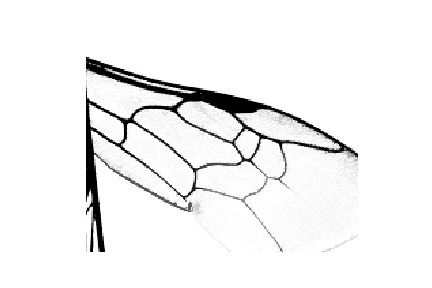
#> input picture enhanced_image/1 Lasioglossum leucozonium f left 3.2x.jpg, 432 x 288 px
$ jupyter execute --allow-errors 'Center Cell2.ipynb'   (shell and % lines are left out)   (older library calls are emulated)
#> lines starting #> are read from the running program, lines starting #| are printed output that depends on the picture; after the words box and inside, x2 and y2 are one past the last pixel; in counts of white or black regions, pixels touching at a corner belong together; long printed decimals are rounded
[cell 1]
import numpy as np
from skimage.morphology import skeletonize, medial_axis, watershed, disk
from skimage import data
from scipy import ndimage as ndi
from scipy.spatial import distance
import matplotlib.pyplot as plt
from skimage.util import invert
from skimage.io import imshow, imread
from skimage.color import rgb2gray
from skimage.feature import peak_local_max, canny
from scipy import ndimage
from skimage.filters import sobel
from skimage.measure import label, regionprops
from skimage.filters import rank

import numpy as np
from skimage import io
from skimage.feature import canny
from scipy import ndimage as ndi
import matplotlib.pyplot as plt
from skimage.morphology import watershed, disk
from skimage.filters import rank
from skimage.util import img_as_ubyte
from skimage import segmentation
np.set_printoptions(threshold=np.nan)
import math
from skimage import morphology
from skimage.measure import label, regionprops
from skimage.feature import corner_harris, corner_subpix, corner_peaks

[cell 2]
img = imread("enhanced_image/1 Lasioglossum leucozonium f left 3.2x.jpg")[:,:,0]
denoised = rank.median(img, disk(2))
markers = rank.gradient(denoised, disk(5)) < 10
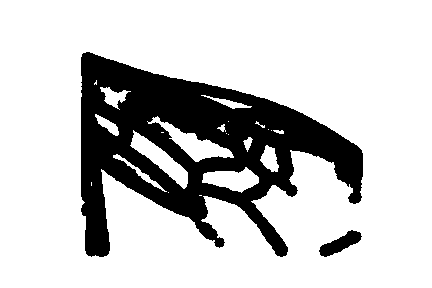
#> markers: shape (288, 432) bool; 78.6% white; 2 black regions, box (x1, y1, x2, y2) and area: (81, 52, 363, 257) 26036, (319, 230, 362, 257) 528
markers = ndi.label(markers)[0]
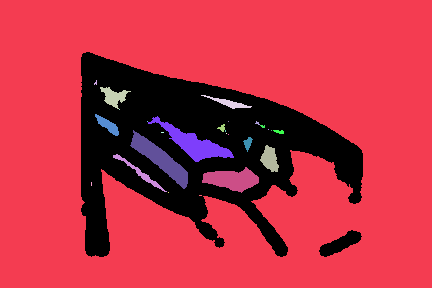
#> markers: shape (288, 432) int32; 28 distinct labels, from 0 to 27; one colour per label, 0 black
gradient = rank.gradient(denoised, disk(2))
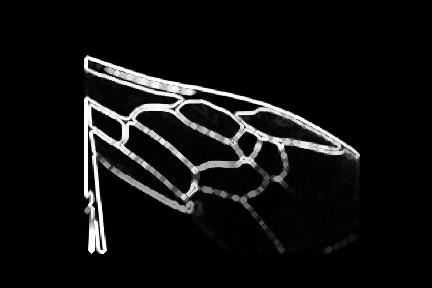
#> gradient: shape (288, 432); min 0, max 255, mean 17.4
labels = watershed(gradient, markers)
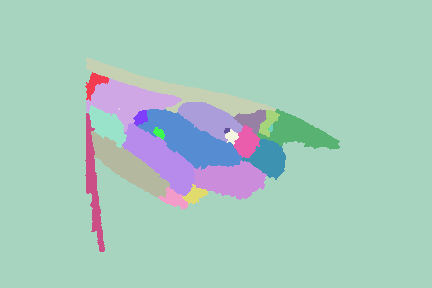
#> labels: shape (288, 432) int32; 27 distinct labels, from 1 to 27; one colour per label, 0 black
cleared = segmentation.clear_border(labels)
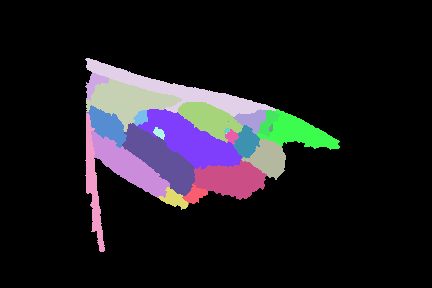
#> cleared: shape (288, 432) int32; 27 distinct labels, from 0 to 27; one colour per label, 0 black
imshow(img)
print("Preprocessed Image")

imshow(gradient)

[cell 3]
# # denoised = rank.median(img, disk(2))
# gradient = rank.gradient(denoised, disk(5))
# imshow(gradient)

[cell 4]
area = np.unique(cleared)
#> area = 27 values from 0 to 27
# for 5
print(area)
#| [ 0  2  3  4  5  6  7  8  9 10 11 12 13 14 15 16 17 18 19 20 21 22 23 24
#|  25 26 27]
for i in area:
    if i != 0:
        copy_binary = np.zeros(cleared.shape)
        # image = np.zeros((, 600))

        copy_binary[cleared == i] = 1
        copy_binary[cleared != i] = 0
        # print(copy_binary)
        plt.figure()
        plt.imshow(copy_binary, cmap=plt.cm.gray)
        plt.show()

        image = copy_binary
        label_img = label(image)
        regions = regionprops(label_img)
#> this loop made 27 passes
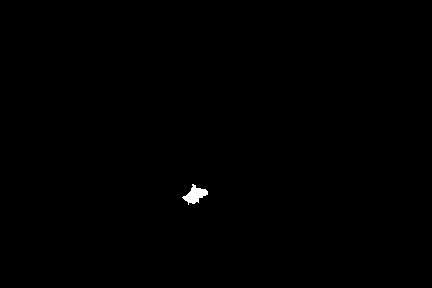
#> copy_binary: shape (288, 432) float64; values 0 (black) and 1 (white), 0.21% white; 1 white region, box (x1, y1, x2, y2) and area: (182, 184, 208, 205) 264
#> label_img: shape (288, 432) int64; values 0 (black) and 1 (white), 0.21% white; 1 white region

[cell 5]
labeled_wing = cleared
regions = regionprops(labeled_wing)
#> regions = 26 regions; largest, box (x1, y1, x2, y2) and area: (137, 109, 242, 170) 2896, (85, 58, 276, 117) 2565, (122, 123, 195, 196) 2317, (86, 78, 182, 132) 2224, (91, 131, 170, 198) 2009
print("Number of Regions: ", len(regions))
#| Number of Regions:  26
implot = plt.imshow(cleared)

#Filters regions based on area
filtered_regions = []
filtered_regions_area = []
for props in regions:
    area = props.area
#     print([500, 600] in props.coords)
    if area>1000 and area<400000:
        filtered_regions.append(props)
        filtered_regions_area.append(area)
#> this loop made 26 passes
#> area on passes 1, 2, 3, 5, 6, 7, 9, 10: 283, 2224, 2565, 873, 2896, 159, 427, 1371
#> after the loop, filtered_regions = 10 regions; largest, box (x1, y1, x2, y2) and area: (137, 109, 242, 170) 2896, (85, 58, 276, 117) 2565, (122, 123, 195, 196) 2317, (86, 78, 182, 132) 2224, (91, 131, 170, 198) 2009; filtered_regions_area = [2224, 2565, 2896, 1371, 2317, 1525, 1019, 2009, 1906, 1089]
print("Filtered Regions: ", len(filtered_regions))
#| Filtered Regions:  10

#Plots centroids of regions
for region in filtered_regions:
    y0, x0 = region.centroid
    plt.scatter([x0], [y0])
#> this loop made 10 passes
#> (y0, x0) on passes 1 to 8: (100.2, 127.4), (90.38, 178.2), (140.1, 190.6), (118.6, 209), (158.5, 160.3), (132.6, 298.5), (158.2, 268), (165.8, 128.3)
plt.title("Filtered Regions, Plotted Centroids")
plt.show()

[cell 6]
#Finds the centroid of all the region centers
# sum_x, sum_y = 0, 0
centroids = []
centroids_x = []
centroids_y = []
for region in filtered_regions:
    y0, x0 = region.centroid
    region_centroid = (x0, y0)
    centroids.append(region_centroid)
    centroids_x.append(x0)
    centroids_y.append(y0)
#> this loop made 10 passes
#> (y0, x0, region_centroid) on passes 1 to 8: (100.2, 127.4, (127.4, 100.2)), (90.38, 178.2, (178.2, 90.38)), (140.1, 190.6, (190.6, 140.1)), (118.6, 209, (209, 118.6)), (158.5, 160.3, (160.3, 158.5)), (132.6, 298.5, (298.5, 132.6)), (158.2, 268, (268, 158.2)), (165.8, 128.3, (128.3, 165.8))
#> after the loop, centroids = [(127.4, 100.2), (178.2, 90.38), (190.6, 140.1), (209, 118.6), (160.3, 158.5), (298.5, 132.6), (268, 158.2), (128.3, 165.8), (230.4, 179.3), (92.74, 184.5)]; centroids_x = [127.4, 178.2, 190.6, 209, 160.3, 298.5, 268, 128.3, 230.4, 92.74]; centroids_y = [100.2, 90.38, 140.1, 118.6, 158.5, 132.6, 158.2, 165.8, 179.3, 184.5]
# [4 lines of commented-out code are left out]
avg_x = np.mean(centroids_x)
#> avg_x = 188.3
avg_y = np.mean(centroids_y)
#> avg_y = 142.8

print("Center of Regions: ")
implot = plt.imshow(labeled_wing)
plt.scatter([avg_x], [avg_y], marker="x")
plt.title("Center of Regions: ")
plt.show()

[cell 7]
#Calculates the distance between each centroid to the center
# implot = plt.imshow(labeled_wing)
distances_from_center = []
for centroid in centroids:
    distances_from_center.append(distance.euclidean(centroid, (avg_x, avg_y)))
#> this loop made 10 passes
#> after the loop, distances_from_center = [74.34, 53.4, 3.53, 31.81, 32.14, 110.6, 81.15, 64.3, 55.7, 104.3]
# min_dist_centroid = centroids[distances_from_center.index(min(distances_from_center))]
# plt.scatter([min_dist_centroid[0]], [min_dist_centroid[1]])

#Normalizes distances from center using sd and mean
distance_sd = np.std(distances_from_center)
#> distance_sd = 31.63
distance_mean = np.mean(distances_from_center)
#> distance_mean = 61.13
# print("Distance Average", distance_mean, "Distance Standard Dev", distance_sd)
dist_from_cent_norm = [dist_from_center/distance_mean for dist_from_center in distances_from_center]
#> dist_from_cent_norm = [1.22, 0.874, 0.0577, 0.52, 0.526, 1.81, 1.33, 1.05, 0.911, 1.71]
print("Distance, Scaled: \n", dist_from_cent_norm)
#| Distance, Scaled:
#|  [1.216, 0.8736, 0.05767, 0.5204, 0.5258, 1.810, 1.327, 1.052, 0.9112, 1.706]

#Normalizes areas using sd and mean
area_sd = np.std(filtered_regions_area)
#> area_sd = 598.2
area_mean = np.mean(filtered_regions_area)
#> area_mean = 1892.1
area_norm = [area/area_mean for area in filtered_regions_area ]
#> area_norm = [1.18, 1.36, 1.53, 0.725, 1.22, 0.806, 0.539, 1.06, 1.01, 0.576]
print("Area, Scaled: \n", area_norm)
#| Area, Scaled:
#|  [1.175, 1.356, 1.531, 0.7246, 1.225, 0.806, 0.5386, 1.062, 1.007, 0.5756]

[cell 8]
#Weights each region centroid based on distance to the center, and size
implot = plt.imshow(labeled_wing)
distance_weight = 1
size_weight = 1

weighted_values = []
for i in range(len(filtered_regions)):
    weighted_values.append(size_weight*area_norm[i] - distance_weight*dist_from_cent_norm[i])
#> this loop made 10 passes
#> after the loop, weighted_values = [-0.0407, 0.482, 1.47, 0.204, 0.699, -1, -0.789, 0.00992, 0.0962, -1.13]

max_index = weighted_values.index(max(weighted_values))
#> max_index = 2
center_cell = filtered_regions[max_index]
# plt.scatter([centroids[max_index][0]], [centroids[max_index][1]])
center_cell_x, center_cell_y = center_cell.centroid[1], center_cell.centroid[0]
#> center_cell_x = 190.6; center_cell_y = 140.1
plt.scatter([center_cell_x], [center_cell_y])

[cell 9]
imshow(labeled_wing)

[cell 10]
copy_image = np.zeros(np.shape(gradient))
copy_image[gradient > 30] = 255
# print(copy_image)
imshow(copy_image, cmap = plt.cm.gray)

[cell 11]
height, width = np.shape(labeled_wing)
#> height = 288; width = 432
vein_coord = []
for i in range(height):
    for j in range(width):
        if copy_image[i][j] != 0:
            vein_coord += [(i,j)]
            labeled_wing[i][j] = 0
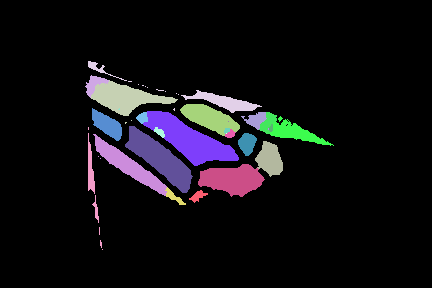
#> labeled_wing: shape (288, 432) int32; 27 distinct labels, from 0 to 27; one colour per label, 0 black

imshow(labeled_wing, cmap = plt.cm.nipy_spectral)

#> (a cell that did not finish here is left out)

[cell 13]
plt.figure()
imshow(labeled_wing, cmap = plt.cm.nipy_spectral)

[cell 14]
regions = regionprops(copy_image.astype(int))
print("Number of Regions: ", len(regions))
plt.imshow(copy_image)

#Filters regions based on area
filtered_regions = []
filtered_regions_area = []
for idx, props in enumerate(regions):
    area = props.area
    if area > 1000 and area < 400000:
        filtered_regions.append(props)
        filtered_regions_area.append(area)
# [9 lines of commented-out code are left out]

print("Filtered Regions: ", len(filtered_regions))

#Plots centroids of regions
for region in filtered_regions:
    y0, x0 = region.centroid
    plt.scatter([x0], [y0])
plt.title("Filtered Regions, Plotted Centroids")
plt.show()
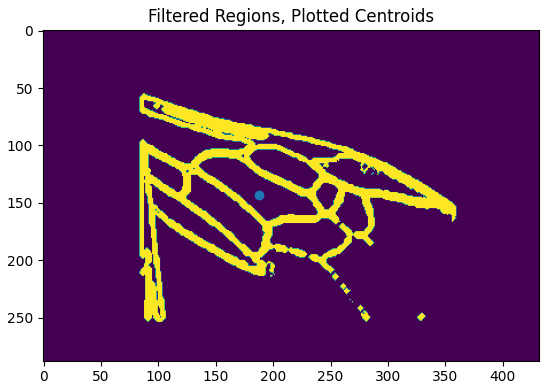
#> figure drawn by matplotlib, 1 panel

[cell 15]
regions = regionprops(copy_image.astype(int))
print("Number of Regions: ", len(regions))
implot = plt.imshow(copy_image)

#Filters regions based on area
filtered_regions = []
filtered_regions_area = []
for props in regions:
    area = props.area
    print(area)
#     print([500, 600] in props.coords)
#     if area>1000 and area<400000:
    filtered_regions.append(props)
    filtered_regions_area.append(area)
print("Filtered Regions: ", len(filtered_regions))

#Plots centroids of regions
for region in filtered_regions:
    y0, x0 = region.centroid
    plt.scatter([x0], [y0])
plt.title("Filtered Regions, Plotted Centroids")
plt.show()

[cell 16]
from skimage.feature import corner_harris, corner_subpix, corner_peaks
image = copy_image # threashold
coords = corner_peaks(corner_harris(image), min_distance=23)
coords_subpix = corner_subpix(image, coords, window_size=10)

plt.imshow(image, interpolation='nearest', cmap=plt.cm.gray)
plt.plot(coords_subpix[:, 1], coords_subpix[:, 0], '+r', markersize=15)
# plt.set_title("Junction")

[cell 17]
from skimage.morphology import skeletonize, thin

skeletonize_img = morphology.skeletonize(copy_image > 30)
plt.figure()
plt.imshow(skeletonize_img, cmap='gray')
# plt.set_title("skeletonize")

plt.figure()
thin_partial = thin(copy_image, max_iter=2)
plt.imshow(thin_partial, cmap='gray')

[cell 18]
image = skeletonize_img # threashold
coords = corner_peaks(corner_harris(image), min_distance=8)
coords_subpix = corner_subpix(image, coords, window_size=10)

plt.figure()
plt.imshow(image, interpolation='nearest', cmap=plt.cm.gray)
plt.plot(coords_subpix[:, 1], coords_subpix[:, 0], '+r', markersize=15)

image = thin_partial # threashold
coords = corner_peaks(corner_harris(image), min_distance=12)
coords_subpix = corner_subpix(image, coords, window_size=10)

plt.figure()
plt.imshow(image, interpolation='nearest', cmap=plt.cm.gray)
plt.plot(coords_subpix[:, 1], coords_subpix[:, 0], '+r', markersize=15)

# print(coords_subpix)
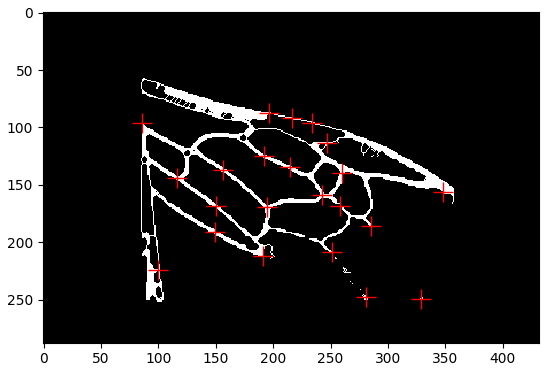
#> figure drawn by matplotlib, 1 panel

[cell 19]
vein_coord[-7500:-7300]

#> (a cell that did not finish here is left out)

[cell 21]
# center_cell.area
center_cell_position = []
index = 0
for i, j in center_cell.coords:
    center_cell_position += [(i, j)]
#     labeled_wing[i][j] = idx+1
    index += 1
#> this loop made 2896 passes
#> (i, j) on passes 1, 6, 7: (109, 149), (109, 154), (109, 155)
#> after the loop, center_cell_position = 2896 pairs, first value 109 to 169, second value 137 to 241; index = 2896

print(len(center_cell_position))
#| 2896
insetsection = [] # set(center_cell_position) & set(vein_coord)

for i, j in center_cell_position:
    for m, n in vein_coord:
        if abs(i-m) <= 4 and abs(j-n) <= 4:
            insetsection += [(j, i)]
#> this loop made 2896 passes
#> (i, j) on passes 1 to 3: (109, 149), (109, 150), (109, 151)
#> after the loop, insetsection = 56516 items
print(len(insetsection))
#| 56516

[cell 22]
center_border_i = []
center_border_j = []
for i, j in insetsection:
    center_border_i += [i]
    center_border_j += [j]
#> this loop made 56516 passes
#> i on passes 13 to 15: 149, 149, 149
#> after the loop, center_border_i = 56516 items; center_border_j = 56516 items

[cell 23]
plt.figure()
plt.imshow(copy_image, interpolation='nearest', cmap=plt.cm.gray)
plt.plot(center_border_i, center_border_j, '+r', markersize=1)
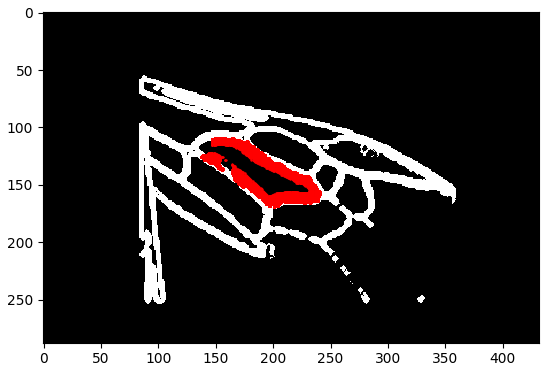
#> figure drawn by matplotlib, 1 panel

$ run again, with enhanced_image/1007 Lasioglossum leucozonium f left 3.2x.jpg copied over enhanced_image/1 Lasioglossum leucozonium f left 3.2x.jpg
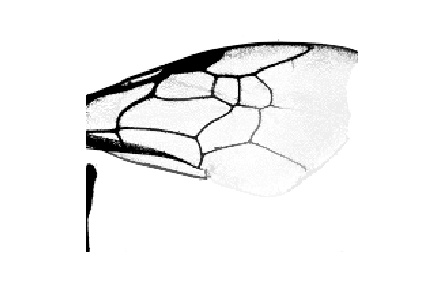
#> input picture enhanced_image/1007 Lasioglossum leucozonium f left 3.2x.jpg, 432 x 288 px
#> labels: shape (288, 432) int32; 50 distinct labels, from 1 to 50
#> cleared: shape (288, 432) int32; 50 distinct labels, from 0 to 50
#> `area = np.unique(cleared)`: area = 50 values from 0 to 50
#| [ 0  2  3  4  5  6  7  8  9 10 11 12 13 14 15 16 17 18 19 20 21 22 23 24
#|  25 26 27 28 29 30 31 32 33 34 35 36 37 38 39 40 41 42 43 44 45 46 47 48
#|  49 50]
#> the loop `for i in area:` made 50 passes
#> `regions = regionprops(labeled_wing)`: regions = 49 regions; largest, box (x1, y1, x2, y2) and area: (252, 41, 358, 189) 8616, (192, 106, 260, 153) 1857, (109, 97, 189, 136) 1809, (120, 128, 201, 169) 1589, (85, 63, 171, 119) 1281
#| Number of Regions:  49
#> the loop `for props in regions:` made 49 passes
#> area on passes 1 to 8: 921, 1209, 403, 414, 153, 1281, 8616, 1250
#> after the loop `for props in regions:`: filtered_regions = 8 regions; box (x1, y1, x2, y2) and area: (252, 41, 358, 189) 8616, (192, 106, 260, 153) 1857, (109, 97, 189, 136) 1809, (120, 128, 201, 169) 1589, (85, 63, 171, 119) 1281, (156, 72, 214, 102) 1250, (246, 41, 308, 77) 1209, (86, 83, 154, 124) 1158; filtered_regions_area = [1209, 1281, 8616, 1250, 1809, 1857, 1158, 1589]
#| Filtered Regions:  8
#> the loop `for region in filtered_regions:` made 8 passes
#> (y0, x0) on passes 1 to 8: (55.13, 271.1), (85.62, 134.3), (102.4, 305.3), (86.42, 184), (115.7, 153.3), (128.8, 229.1), (103.7, 114.8), (143.2, 165.2)
#> the loop `for region in filtered_regions:` made 8 passes
#> (y0, x0, region_centroid) on passes 1 to 8: (55.13, 271.1, (271.1, 55.13)), (85.62, 134.3, (134.3, 85.62)), (102.4, 305.3, (305.3, 102.4)), (86.42, 184, (184, 86.42)), (115.7, 153.3, (153.3, 115.7)), (128.8, 229.1, (229.1, 128.8)), (103.7, 114.8, (114.8, 103.7)), (143.2, 165.2, (165.2, 143.2))
#> after the loop `for region in filtered_regions:`: centroids = [(271.1, 55.13), (134.3, 85.62), (305.3, 102.4), (184, 86.42), (153.3, 115.7), (229.1, 128.8), (114.8, 103.7), (165.2, 143.2)]; centroids_x = [271.1, 134.3, 305.3, 184, 153.3, 229.1, 114.8, 165.2]; centroids_y = [55.13, 85.62, 102.4, 86.42, 115.7, 128.8, 103.7, 143.2]
#> avg_x = 194.7
#> avg_y = 102.6
#> the loop `for centroid in centroids:` made 8 passes
#> after the loop `for centroid in centroids:`: distances_from_center = [90.02, 62.7, 110.6, 19.36, 43.35, 43.26, 79.84, 50.1]
#> distance_sd = 27.67
#> distance_mean = 62.41
#> dist_from_cent_norm = [1.44, 1, 1.77, 0.31, 0.695, 0.693, 1.28, 0.803]
#| Distance, Scaled:
#|  [1.443, 1.005, 1.773, 0.3102, 0.6946, 0.6932, 1.279, 0.8029]
#> area_sd = 2383.6
#> area_mean = 2346.1
#> area_norm = [0.515, 0.546, 3.67, 0.533, 0.771, 0.792, 0.494, 0.677]
#| Area, Scaled:
#|  [0.5153, 0.546, 3.672, 0.5328, 0.7711, 0.7915, 0.4936, 0.6773]
#> the loop `for i in range(len(filtered_regions)):` made 8 passes
#> after the loop `for i in range(len(filtered_regions)):`: weighted_values = [-0.927, -0.459, 1.9, 0.223, 0.0765, 0.0983, -0.786, -0.126]
#> max_index = 2
#> center_cell_x = 305.3; center_cell_y = 102.4
#> height = 288; width = 432
#> after the loop `for i in range(height):`:
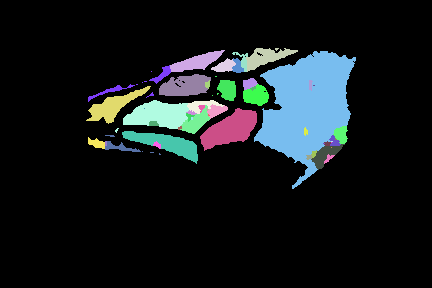
#> labeled_wing: shape (288, 432) int32; 50 distinct labels, from 0 to 50; one colour per label, 0 black
#> the loop `for i, j in center_cell.coords:` made 8616 passes
#> (i, j) on passes 1, 6, 7: (41, 296), (42, 296), (42, 297)
#> after the loop `for i, j in center_cell.coords:`: center_cell_position = 8616 pairs, first value 41 to 188, second value 252 to 357; index = 8616
#| 8616
#> the loop `for i, j in center_cell_position:` made 8616 passes
#> (i, j) on passes 1 to 3: (41, 296), (42, 292), (42, 293)
#> after the loop `for i, j in center_cell_position:`: insetsection = 91682 items
#| 91682
#> the loop `for i, j in insetsection:` made 91682 passes
#> (i, j) on passes 16 to 18: (296, 41), (296, 41), (296, 41)
#> `[cell 23] plt.figure() plt.imshow(copy_image, interpolation='nearest',..`:
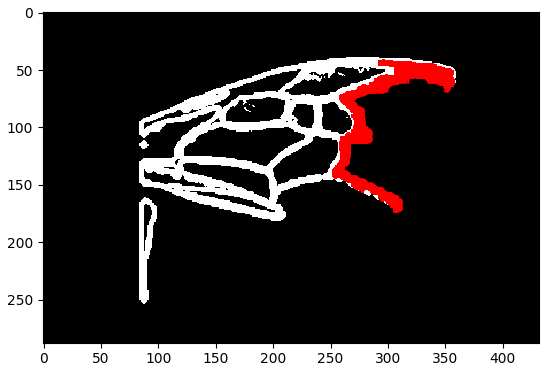
#> figure drawn by matplotlib, 1 panel
